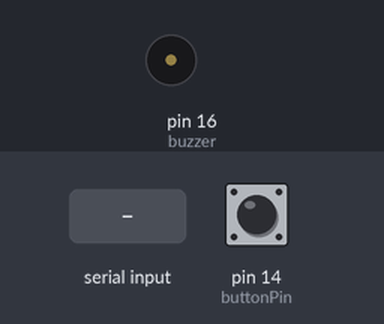
The sketch below on a simulated Arduino Uno, built with avr-gcc and run on an emulated ATmega328P. Parts: buzzer (waves = sounding, pin HIGH). The inputs (shaded band) are chosen by the test bench; at power-on: pin 14 (buttonPin) LOW.

Above: at 0.8 s.
0.9 s: pin 14 (buttonPin) pulled HIGH for 0.15 s
At 1.4 s:
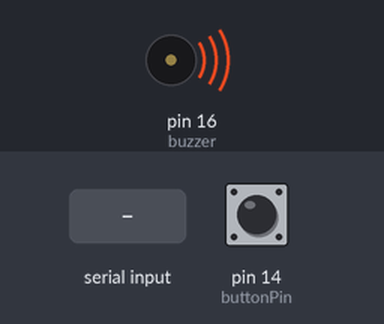
2.5 s: "N" received over the second serial link
At 3.7 s:
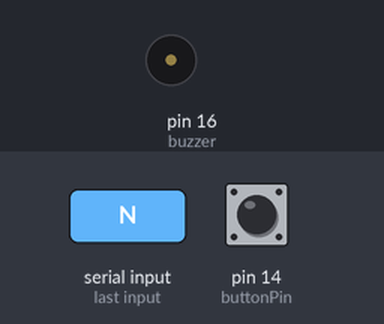
4.0 s: "1" received over the second serial link
At 4.4 s:
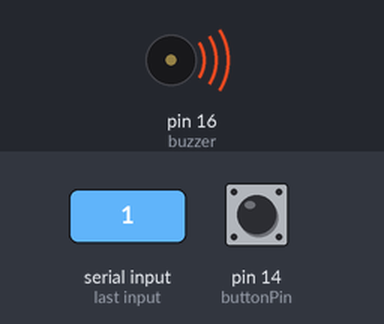
Timing chart, 0 to 7.0 s (numbered marks = the images above; inputs shaded):
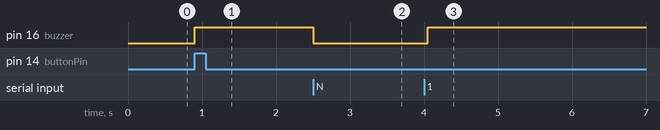

Measured:
- after the input at 0.9 s, pin 16 (buzzer): LOW → HIGH at once
- after the input at 2.5 s, pin 16 (buzzer): HIGH → LOW at once
- after the input at 4.0 s, pin 16 (buzzer): LOW → HIGH after 0.05 s

The sketch:

BTKeyChain.ino
```cpp
#include <Wire.h>  // Include Wire if you're using I2C
#include <SPI.h>  // Include SPI if you're using SPI
#include <SoftwareSerial.h>

float RT, VR, ln, TX, T0, VRT;

#define RT0 50000
#define B 3000
#define VCC 5
#define R 51000

#define PIN_RESET 3  // Connect RST to pin 9 (req. for SPI and I2C)
#define PIN_DC    4  // Connect DC to pin 8 (required for SPI)
#define PIN_CS    10 // Connect CS to pin 10 (required for SPI)
#define DC_JUMPER 0

SoftwareSerial mySerial(8,9);

String text = "";
String notif[100];
int buzzer = 16;
int buttonPin = 14;
char c;
int buttonState =0;

void setup()
{
  pinMode(10, OUTPUT);
  pinMode(buzzer,OUTPUT);
  pinMode(buttonPin, INPUT);
  digitalWrite(buzzer,LOW);
  digitalWrite(10,LOW);
  c =-1;

  //BLUETOOTH
  bool on = false;

  //Serial.begin(9600);
  while(1){
  buttonState = digitalRead(buttonPin);
    if(buttonState==HIGH){
    break;
    }
  }

    mySerial.begin(9600);

}

void loop()
{

    if(mySerial.available()) {
      c = mySerial.read();
      text = String(c);
      Serial.write(c);
      digitalWrite(buzzer, LOW);
    }else{
      if(text=="N"){
        digitalWrite(buzzer, LOW);
      }else{
        digitalWrite(buzzer, HIGH);
      }
    }

  delay(50);
}
```
